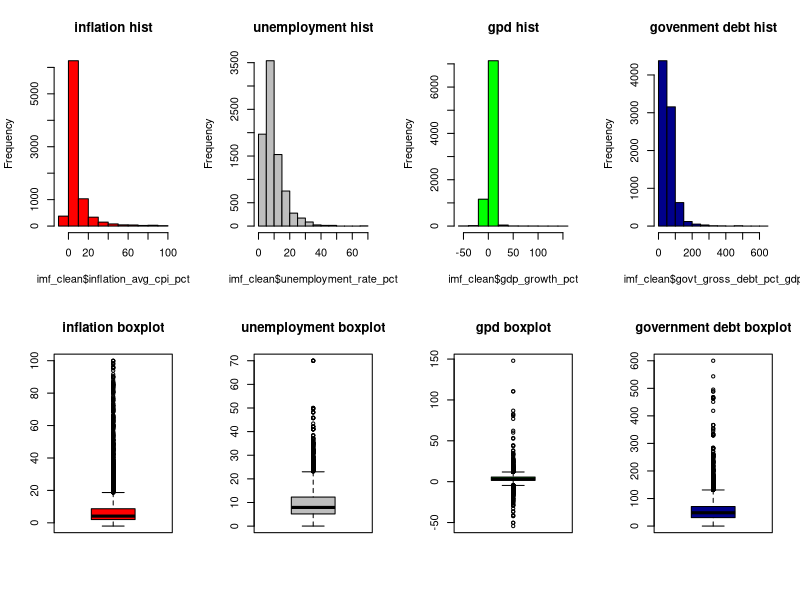
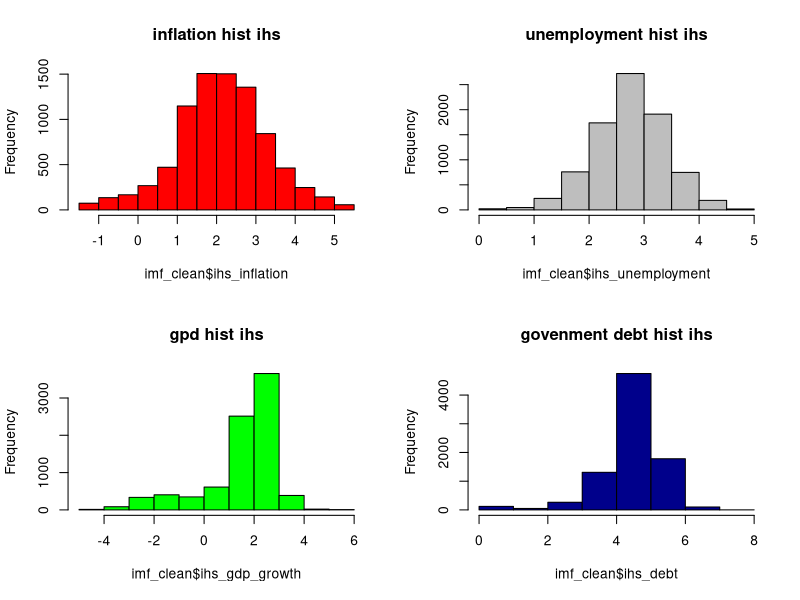
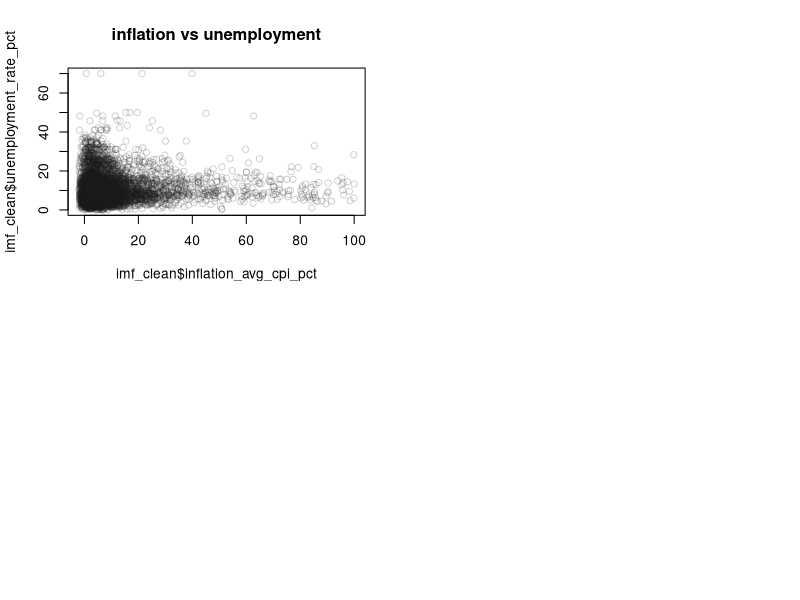
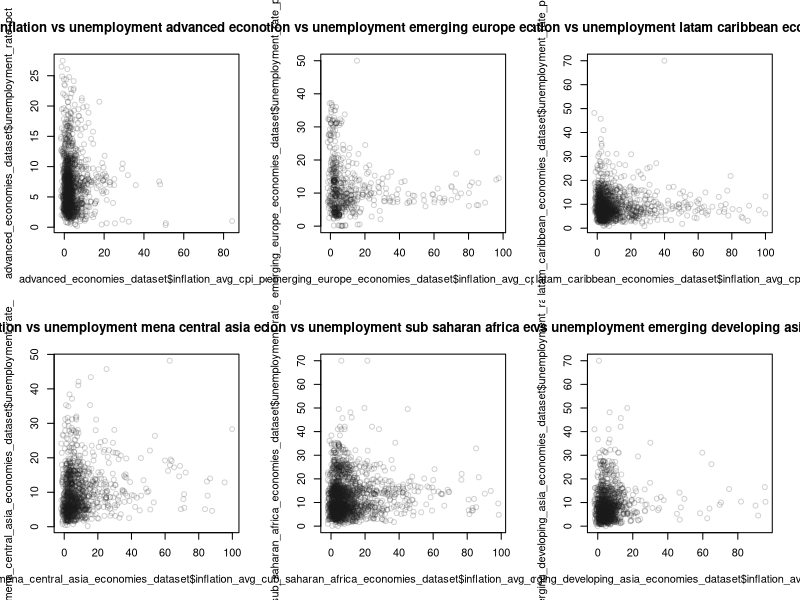
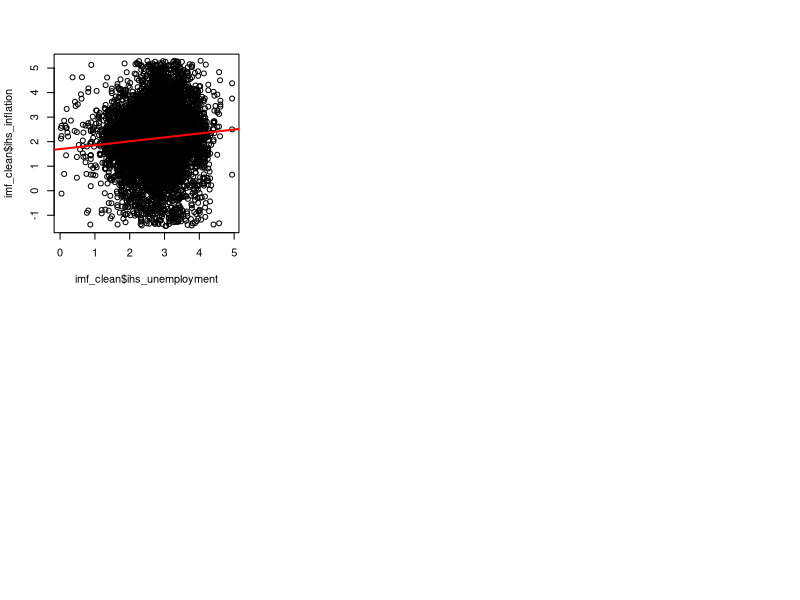
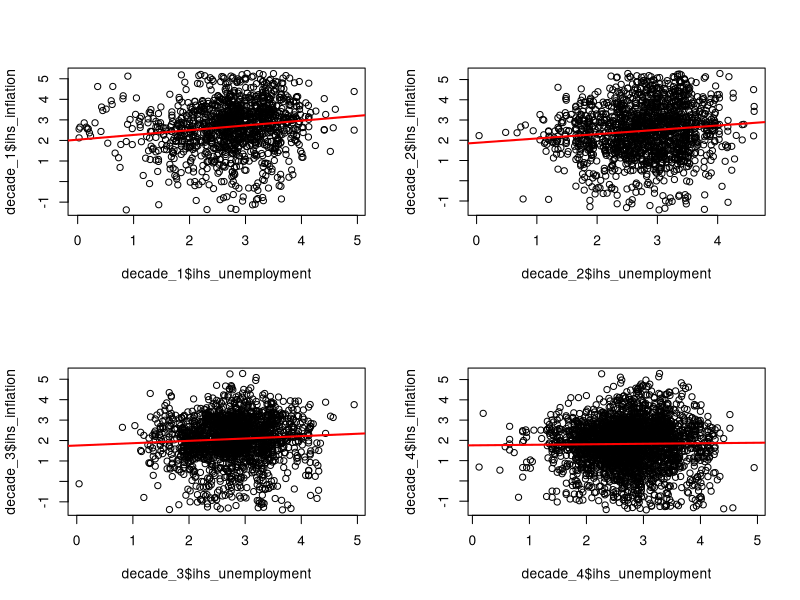
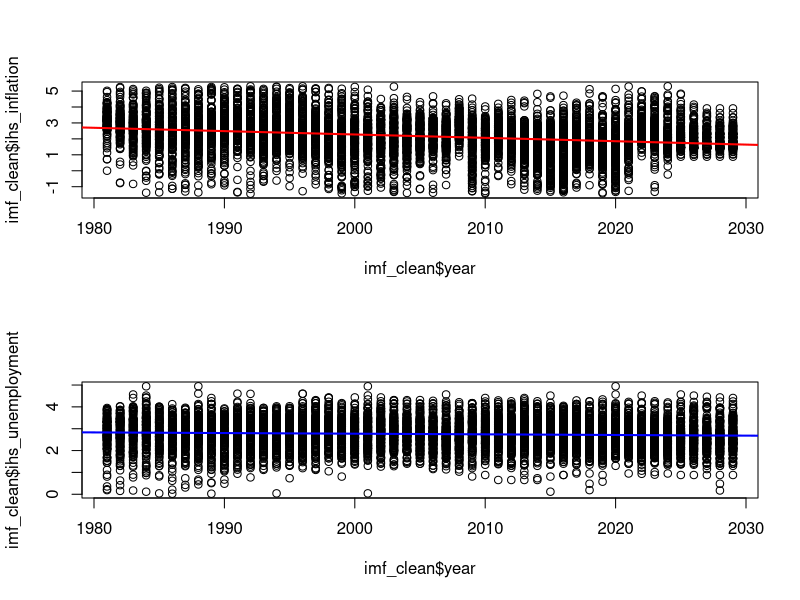

Here is the R script that generated these plots, in order:
# UnemployedInflation
imf_data <- read.csv("IMF_WEO_imputed.csv")
# importing data
imf_clean <- subset(imf_data, imf_data$inflation_avg_cpi_pct >-2 & imf_data$inflation_avg_cpi_pct < 100)
# cleaning data


# putting all the countries we have data on into catagories for later comparison
advanced_economies <- c("Australia", "Austria", "Belgium", "Canada", "Cyprus", "Czechia",
"Denmark", "Estonia", "Finland", "France", "Germany", "Greece",
"Hong Kong SAR, China", "Iceland", "Ireland", "Israel", "Italy",
"Japan", "Korea, Rep.", "Latvia", "Lithuania", "Luxembourg",
"Macao SAR, China", "Malta", "Netherlands", "New Zealand",
"Norway", "Portugal", "Puerto Rico", "San Marino", "Singapore",
"Slovak Republic", "Slovenia", "Spain", "Sweden", "Switzerland",
"Taiwan, China", "United Kingdom", "United States")

emerging_europe_economies <- c("Albania", "Bosnia and Herzegovina", "Bulgaria", "Croatia",
"Hungary", "Kosovo", "Moldova", "Montenegro", "North Macedonia",
"Poland", "Romania", "Russian Federation", "Serbia", "Turkiye",
"Ukraine")

latam_caribbean_economies <- c("Antigua and Barbuda", "Argentina", "Aruba", "Bahamas, The",
"Barbados", "Belize", "Bolivia", "Brazil", "Chile", "Colombia",
"Costa Rica", "Dominica", "Dominican Republic", "Ecuador",
"El Salvador", "Grenada", "Guatemala", "Guyana", "Haiti",
"Honduras", "Jamaica", "Mexico", "Nicaragua", "Panama",
"Paraguay", "Peru", "St. Kitts and Nevis", "St. Lucia",
"St. Vincent and the Grenadines", "Suriname", "Trinidad and Tobago",
"Uruguay", "Venezuela, RB")

mena_central_asia_economies <- c("Afghanistan", "Algeria", "Armenia", "Azerbaijan", "Bahrain",
"Djibouti", "Egypt, Arab Rep.", "Georgia", "Iran, Islamic Rep.",
"Iraq", "Jordan", "Kazakhstan", "Kuwait", "Kyrgyz Republic",
"Lebanon", "Libya", "Mauritania", "Morocco", "Oman", "Pakistan",
"Qatar", "Saudi Arabia", "Sudan", "Syrian Arab Republic",
"Tajikistan", "Tunisia", "Turkmenistan", "United Arab Emirates",
"Uzbekistan", "Yemen, Rep.")

sub_saharan_africa_economies <- c("Angola", "Benin", "Botswana", "Burkina Faso", "Burundi",
"Cabo Verde", "Cameroon", "Central African Republic",
"Chad", "Comoros", "Congo, Dem. Rep.", "Congo, Rep.",
"Cote d'Ivoire", "Equatorial Guinea", "Eswatini", "Ethiopia",
"Gabon", "Gambia, The", "Ghana", "Guinea", "Guinea-Bissau",
"Kenya", "Lesotho", "Liberia", "Madagascar", "Malawi", "Mali",
"Mauritius", "Mozambique", "Namibia", "Niger", "Nigeria",
"Rwanda", "Sao Tome and Principe", "Senegal", "Seychelles",
"Sierra Leone", "Somalia", "South Africa", "South Sudan",
"Tanzania", "Togo", "Uganda", "Zambia", "Zimbabwe")

emerging_developing_asia_economies <- c("Bangladesh", "Bhutan", "Brunei Darussalam", "Cambodia",
"China", "Fiji", "India", "Indonesia", "Kiribati", "Lao PDR",
"Malaysia", "Maldives", "Marshall Islands",
"Micronesia, Fed. Sts.", "Mongolia", "Myanmar", "Nauru",
"Nepal", "Palau", "Papua New Guinea", "Philippines",
"Samoa", "Solomon Islands", "Sri Lanka", "Thailand",
"Timor-Leste", "Tonga", "Tuvalu", "Vanuatu", "Viet Nam")

imf_clean$region <- NA
# assigns regions based off the country lists
imf_clean$region[imf_clean$country %in% advanced_economies] <- "Advanced Economies"
imf_clean$region[imf_clean$country %in% emerging_europe_economies] <- "Emerging Europe"
imf_clean$region[imf_clean$country %in% latam_caribbean_economies] <- "Latin America & Caribbean"
imf_clean$region[imf_clean$country %in% mena_central_asia_economies] <- "MENA & Central Asia"
imf_clean$region[imf_clean$country %in% sub_saharan_africa_economies] <- "Sub-Saharan Africa"
imf_clean$region[imf_clean$country %in% emerging_developing_asia_economies] <- "Emerging Asia"

# removes rows that weren't classified:
imf_clean <- subset(imf_clean, !is.na(region))

dim(imf_clean)
str(imf_clean)
head(imf_clean)

par(mfrow = c(2, 4))

inflation_hist = hist(imf_clean$inflation_avg_cpi_pct,breaks=10,col = "red", main = "inflation hist")
unemployment_hist = hist(imf_clean$unemployment_rate_pct,breaks = 10, col = "grey",main = "unemployment hist")
gpd_hist = hist(imf_clean$gdp_growth_pct, breaks = 10, col = "green", main = "gpd hist")
govdebt_hist = hist(imf_clean$govt_gross_debt_pct_gdp, breaks = 10, col = "darkblue", main = "govenment debt hist")

inflation_bplt = boxplot(imf_clean$inflation_avg_cpi_pct,col = "red", main = "inflation boxplot")
unemployment_bplt = boxplot(imf_clean$unemployment_rate_pct,col = "grey", main = "unemployment boxplot")
gpd_bplt = boxplot(imf_clean$gdp_growth_pct,col = "green", main = "gpd boxplot")
govdebt_bplt = boxplot(imf_clean$govt_gross_debt_pct_gdp,col = "darkblue", main = "government debt boxplot")

imf_clean$ihs_inflation <- asinh(imf_clean$inflation_avg_cpi_pct)
imf_clean$ihs_unemployment <- asinh(imf_clean$unemployment_rate_pct)
imf_clean$ihs_debt <- asinh(imf_clean$govt_gross_debt_pct_gdp)
imf_clean$ihs_gdp_growth <- asinh(imf_clean$gdp_growth_pct)

par(mfrow = c(2,2))
inflation_hist_IHS = hist(imf_clean$ihs_inflation,breaks=10,col = "red", main = "inflation hist ihs")
unemployment_hist_IHS = hist(imf_clean$ihs_unemployment,breaks = 10, col = "grey",main = "unemployment hist ihs")
gpd_hist_IHS = hist(imf_clean$ihs_gdp_growth, breaks = 10, col = "green", main = "gpd hist ihs")
govdebt_hist_IHS = hist(imf_clean$ihs_debt, breaks = 10, col = "darkblue", main = "govenment debt hist ihs")

scatter_plot_inf_nojob <- plot(imf_clean$inflation_avg_cpi_pct, imf_clean$unemployment_rate_pct,col = rgb(0.1, 0.1, 0.1, 0.2), main = "inflation vs unemployment")


#scatterplots for all the regions comparing inflation to unemployment 
par(mfrow=c(2,3))
advanced_economies_dataset <- imf_clean[imf_clean$country %in% advanced_economies,]
advanced_economies_plot <- plot(advanced_economies_dataset$inflation_avg_cpi_pct, advanced_economies_dataset$unemployment_rate_pct,col = rgb(0.1, 0.1, 0.1, 0.2), main = "inflation vs unemployment advanced economies")

emerging_europe_economies_dataset <- imf_clean[imf_clean$country %in% emerging_europe_economies,]
emerging_europe_economies_plot <- plot(emerging_europe_economies_dataset$inflation_avg_cpi_pct, emerging_europe_economies_dataset$unemployment_rate_pct,col = rgb(0.1, 0.1, 0.1, 0.2), main = "inflation vs unemployment emerging europe economies")

latam_caribbean_economies_dataset <- imf_clean[imf_clean$country %in% latam_caribbean_economies,]
latam_caribbean_economies_plot <- plot(latam_caribbean_economies_dataset$inflation_avg_cpi_pct, latam_caribbean_economies_dataset$unemployment_rate_pct,col = rgb(0.1, 0.1, 0.1, 0.2), main = "inflation vs unemployment latam caribbean economies")

mena_central_asia_economies_dataset <- imf_clean[imf_clean$country %in% mena_central_asia_economies,]
mena_central_asia_economies_plot <- plot(mena_central_asia_economies_dataset$inflation_avg_cpi_pct, mena_central_asia_economies_dataset$unemployment_rate_pct,col = rgb(0.1, 0.1, 0.1, 0.2), main = "inflation vs unemployment mena central asia economies")

sub_saharan_africa_economies_dataset <- imf_clean[imf_clean$country %in% sub_saharan_africa_economies,]
sub_saharan_africa_economies_plot <- plot(sub_saharan_africa_economies_dataset$inflation_avg_cpi_pct, sub_saharan_africa_economies_dataset$unemployment_rate_pct,col = rgb(0.1, 0.1, 0.1, 0.2), main = "inflation vs unemployment sub saharan africa economies")

emerging_developing_asia_economies_dataset <- imf_clean[imf_clean$country %in% emerging_developing_asia_economies,]
emerging_developing_asia_economies_plot <- plot(emerging_developing_asia_economies_dataset$inflation_avg_cpi_pct, emerging_developing_asia_economies_dataset$unemployment_rate_pct,col = rgb(0.1, 0.1, 0.1, 0.2), main = "inflation vs unemployment emerging developing asia economies")

#coreletorrelation test
cor_test <- cor.test(imf_clean$inflation_avg_cpi_pct,imf_clean$unemployment_rate_pct)

#Anova test (no idea the function to put in here)
aov_test <- aov(unemployment_rate_pct ~ region, imf_clean)
sum_aov_test <- summary(aov_test) 

#Task 12 optional

plot(y= imf_clean$ihs_inflation,x =imf_clean$ihs_unemployment)
best_fit_nojob_inflation <- lm(imf_clean$ihs_inflation ~ imf_clean$ihs_unemployment)
abline(best_fit_nojob_inflation, col = "red", lwd = 2)


#extra code that separates the above graph into decades for further analysis ---------------------------------------
decade_1 <- subset(imf_clean, (1980 <= imf_clean$year & imf_clean$year < 1990))
decade_2 <- subset(imf_clean, (1990 <= imf_clean$year & imf_clean$year < 2000))
decade_3 <- subset(imf_clean, (2000 <= imf_clean$year & imf_clean$year < 2010))
decade_4 <- subset(imf_clean, (2010 <= imf_clean$year & imf_clean$year < 2025))

par(mfrow = c(2,2))
plot(y= decade_1$ihs_inflation,x =decade_1$ihs_unemployment)
best_fit_nojob_inflation_d1 <- lm(decade_1$ihs_inflation ~ decade_1$ihs_unemployment)
abline(best_fit_nojob_inflation_d1, col = "red", lwd = 2)
plot(y= decade_2$ihs_inflation,x =decade_2$ihs_unemployment)
best_fit_nojob_inflation_d2 <- lm(decade_2$ihs_inflation ~ decade_2$ihs_unemployment)
abline(best_fit_nojob_inflation_d2, col = "red", lwd = 2)
plot(y= decade_3$ihs_inflation,x =decade_3$ihs_unemployment)
best_fit_nojob_inflation_d3 <- lm(decade_3$ihs_inflation ~ decade_3$ihs_unemployment)
abline(best_fit_nojob_inflation_d3, col = "red", lwd = 2)
plot(y= decade_4$ihs_inflation,x =decade_4$ihs_unemployment)
best_fit_nojob_inflation_d4 <- lm(decade_4$ihs_inflation ~ decade_4$ihs_unemployment)
abline(best_fit_nojob_inflation_d4, col = "red", lwd = 2)
# ------------------------------------------------------------------------------------------------------------------

advanced_regr <- lm(ihs_inflation ~ region * ihs_unemployment + ihs_debt, data = imf_clean)

#extra graphs
par(mfrow = c(2,1))
plot(y=imf_clean$ihs_inflation, x = imf_clean$year)
best_fit_inflation_time <- lm(imf_clean$ihs_inflation ~ imf_clean$year)
abline(best_fit_inflation_time, col = "red",lwd = 2)

plot(y=imf_clean$ihs_unemployment, x = imf_clean$year)
best_fit_unemployment_time <- lm(imf_clean$ihs_unemployment ~ imf_clean$year)
abline(best_fit_unemployment_time, col = "blue",lwd = 2)

# conclusions
# 1. key regional differences:
    # 
# 2. hypothesis test results:
    # 
# 3. modeling insights:
    # 
# 4. implications:
    # 